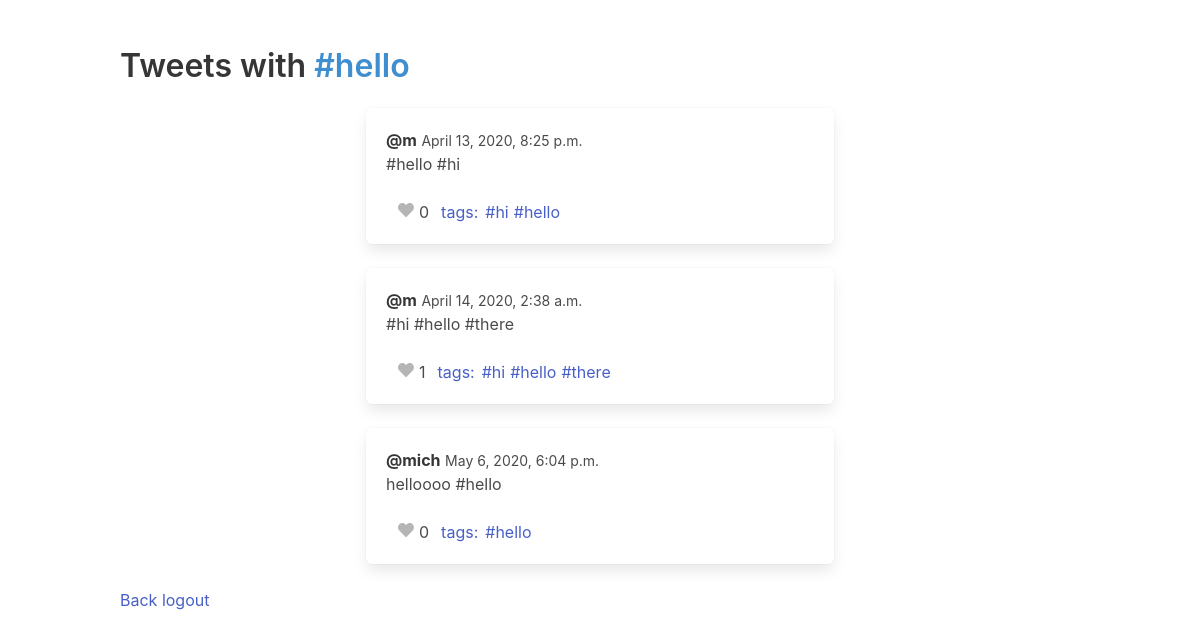
Before: /hashtag/11 with the older database file.
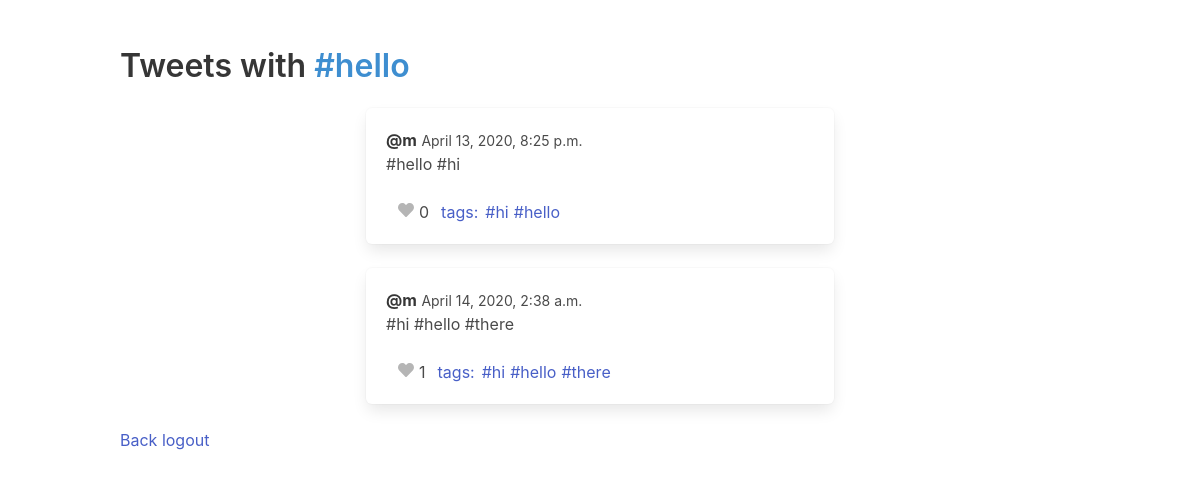
After: the same page with the newer database file.
### core/models.py (models this page shows, shortened)
class Tweet(models.Model):
  time = models.DateTimeField(auto_now=True)
  author = models.CharField(max_length=40)
  content = models.CharField(max_length=280)
  likes = models.ManyToManyField(User)

class Hashtag(models.Model):
  tweets = models.ManyToManyField(Tweet)
  name = models.CharField(max_length=50)

### core/views.py (the view)
# urls.py: path('hashtag/<int:id>', hashtag, name='hashtag'),
def hashtag(request, id):
  hashtag = Hashtag.objects.get(id=id)
  return render(request, "hashtag.html", {"hashtag": hashtag})

### core/templates/hashtag.html (shortened to what this page needs)
<!DOCTYPE html>
<html>
  <head>
    <link rel="stylesheet" href="https://cdn.jsdelivr.net/npm/bulma@0.8.2/css/bulma.min.css">
  </head>
  <body>
  <section class="section">
    <div class="container">
      <h1 class="title">
        Tweets with  <strong class="has-text-info">#{{hashtag.name}}</strong>
      </h1>
      <div class="columns">
        <div class="column is-3"></div>
        <div class="column is-6 container has-text-left">
          {% for tweet in hashtag.tweets.all %}
          <div class="box content">
            <div class="content">
              <p>
                <strong>@{{tweet.author}}</strong> <small>{{tweet.time}}</small>
                <br>
                {{tweet.content}}
              </p>
            </div>
            <nav class="level is-mobile">
              <div class="level-left">
                <a class="level-item">
                  {% if user.is_authenticated and user in tweet.likes.all %}
                  <a href="{% url 'like' id=tweet.id %}">
                    <span class="icon is-small has-text-danger" style="margin-right: 5px;">
                      <i class="fas fa-heart"></i>
                    </span>
                  </a>
                  {{tweet.likes.all.count}}
                  {% else %}
                  <a>
                    <span class="icon is-small has-text-grey-light" style="margin-right: 5px;">
                      <i class="fas fa-heart"></i>
                    </span>
                  </a>
                  {{tweet.likes.all.count}}
                  {% endif %}
                </a>
                <a class="level-item" style="margin-right: 2px;">
                  {% if tweet.hashtag_set.all.count != 0 %}
                  tags:{% for tag in tweet.hashtag_set.all %}
                  <a href="{% url 'hashtag' id=tag.id%}" style="margin-left: 5px;">#{{tag.name}}</a>
                  {% endfor %}
                  {%endif %}
                </a>
              </div>
            </nav>
          </div>
          {% endfor %}
        </div>
        <div class="column is-3"></div>
      </div>
      <a class="btn btn-primary" href="/">Back</a>
      <a class="btn btn-primary" href="/logout">logout</a>
    </div>
  </section>
  </body>
</html>

Changed rows visible on the page:
removed Tweet: author "mich", time "May 6, 2020, 6:04 p.m.", content "helloooo #hello", likes.all.count "0", Hashtag (name "hello")
